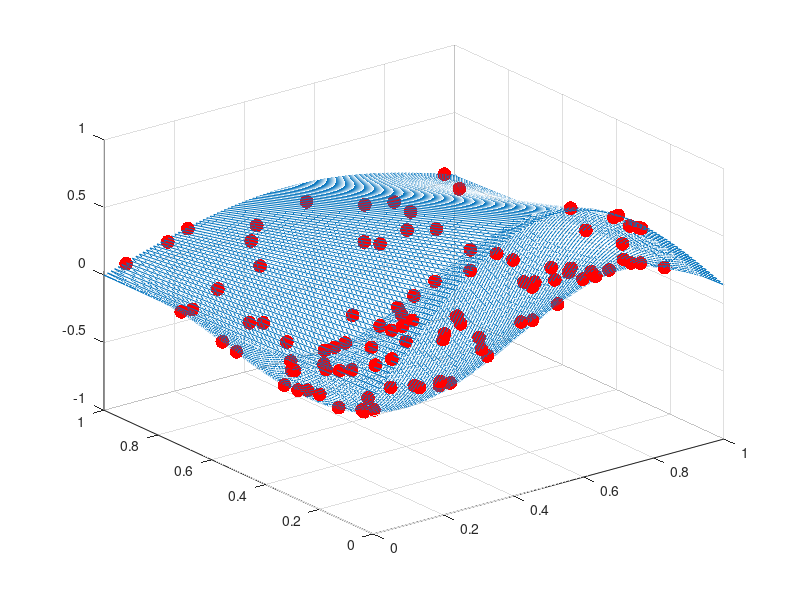
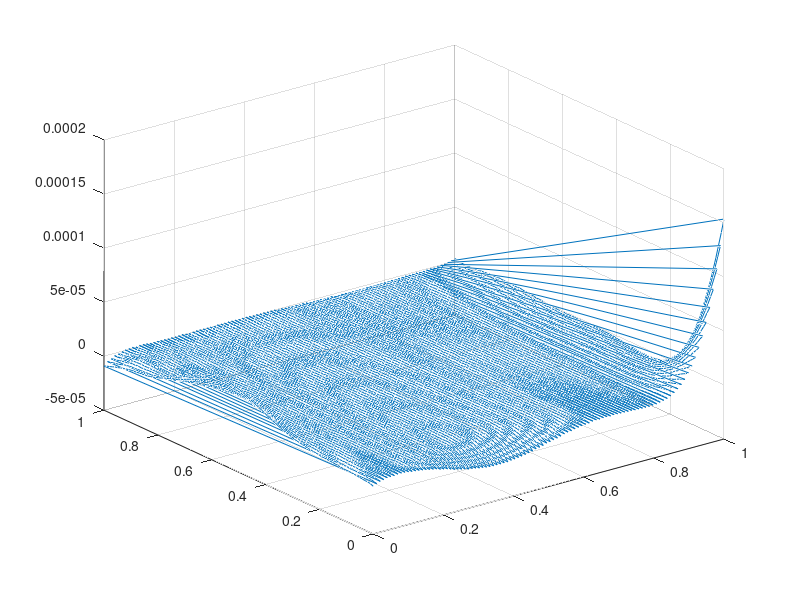

MATLAB code to generate these figures, in order:
%% Radial Basis Functions Method from Scratch
%
%% Grid
N = 100;   Ne = 100;                    % Sizes of sampling and plotting grid
x = rand(N, 2);                        % Sampling grid
temp = linspace(0, 1, Ne);             % Plotting grid
[xe, ye] = meshgrid(temp);
xe = xe(:);  ye = ye(:);
fun = @(x, y) sin(3*x).*cos(5*y);      % Underlying function
f = fun(x(:, 1), x(:, 2));             % Grid values
%% Radial Basis Interpolation
phi = @(ep, r) exp(-ep^2*r.^2);
eps = 1;

%%
[X1, X2] = meshgrid(x(:, 1));
[Y1, Y2] = meshgrid(x(:, 2));
[Xe1, Xe2] = meshgrid( x(:, 1), xe);
[Ye1, Ye2] = meshgrid( x(:, 2), ye);

%%
A = phi(eps, sqrt( (X2-X1).^2 + (Y2-Y1).^2 ));
Ae = phi(eps, sqrt( (Xe2-Xe1).^2 + (Ye2-Ye1).^2 ));
%A = phi(eps, abs(X2 - X1));
lam = A\f;

%%

fint = Ae*lam;

err = norm(fint - fun(xe, ye), inf)/norm(fun(xe, ye), inf)

%% Plot                       
figure(2)
plot3(x(:, 1), x(:, 2), f, 'r.', 'markersize', 30), grid on, hold on
plot3(xe, ye, fint), hold off
% plot(xe, fint, 'linewidth', 3)
% plot(xe, fun(xe), '-', 'linewidth', 1), hold off
% title(['RBF interpolation with Gaussian functions and eps = ',...
%     num2str(eps, 1)], 'fontsize', 16)
% legend({'Sampled data', 'Interpolant', 'Underlying function'},...
%     'location', 'northwest', 'fontsize', 14)
figure(3)
plot3(xe, ye, fint - fun(xe, ye)), grid on

%%
% for eps = (1/2).^(0:8)
%     A = phi(eps, abs(x-x'));
%     fprintf('eps = %2.4f, condition number is %2.4e \n', eps, cond(A));
% end



